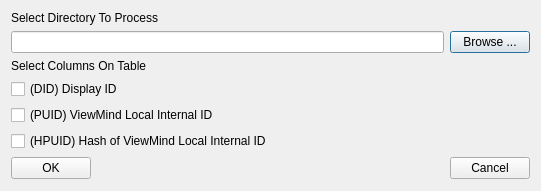
<?xml version="1.0" encoding="UTF-8"?>
<ui version="4.0">
 <class>IDTableDiag</class>
 <widget class="QDialog" name="IDTableDiag">
  <property name="geometry">
   <rect>
    <x>0</x>
    <y>0</y>
    <width>541</width>
    <height>191</height>
   </rect>
  </property>
  <property name="windowTitle">
   <string>ID Table Generation</string>
  </property>
  <layout class="QVBoxLayout" name="verticalLayout_3">
   <item>
    <layout class="QVBoxLayout" name="verticalLayout">
     <item>
      <widget class="QLabel" name="label">
       <property name="text">
        <string>Select Directory To Process</string>
       </property>
      </widget>
     </item>
     <item>
      <layout class="QHBoxLayout" name="horizontalLayout">
       <item>
        <widget class="QLineEdit" name="lePath">
         <property name="readOnly">
          <bool>true</bool>
         </property>
        </widget>
       </item>
       <item>
        <widget class="QPushButton" name="pushButton">
         <property name="text">
          <string>Browse ...</string>
         </property>
        </widget>
       </item>
      </layout>
     </item>
    </layout>
   </item>
   <item>
    <layout class="QVBoxLayout" name="verticalLayout_2">
     <item>
      <widget class="QLabel" name="label_2">
       <property name="text">
        <string>Select Columns On Table</string>
       </property>
      </widget>
     </item>
     <item>
      <widget class="QCheckBox" name="cbDisplayID">
       <property name="text">
        <string>(DID) Display ID</string>
       </property>
      </widget>
     </item>
     <item>
      <widget class="QCheckBox" name="cbPID">
       <property name="text">
        <string>(PUID) ViewMind Local Internal ID</string>
       </property>
      </widget>
     </item>
     <item>
      <widget class="QCheckBox" name="cbHPID">
       <property name="text">
        <string>(HPUID) Hash of ViewMind Local Internal ID</string>
       </property>
      </widget>
     </item>
    </layout>
   </item>
   <item>
    <layout class="QHBoxLayout" name="horizontalLayout_2">
     <item>
      <widget class="QPushButton" name="pbOk">
       <property name="text">
        <string>OK</string>
       </property>
      </widget>
     </item>
     <item>
      <spacer name="horizontalSpacer">
       <property name="orientation">
        <enum>Qt::Horizontal</enum>
       </property>
       <property name="sizeHint" stdset="0">
        <size>
         <width>40</width>
         <height>20</height>
        </size>
       </property>
      </spacer>
     </item>
     <item>
      <widget class="QPushButton" name="pbCancel">
       <property name="text">
        <string>Cancel</string>
       </property>
      </widget>
     </item>
    </layout>
   </item>
   <item>
    <spacer name="verticalSpacer">
     <property name="orientation">
      <enum>Qt::Vertical</enum>
     </property>
     <property name="sizeHint" stdset="0">
      <size>
       <width>20</width>
       <height>40</height>
      </size>
     </property>
    </spacer>
   </item>
  </layout>
 </widget>
 <resources/>
 <connections/>
</ui>
